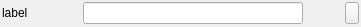
<?xml version="1.0" encoding="UTF-8"?>
<ui version="4.0">
 <class>QLabelEdit</class>
 <widget class="QWidget" name="QLabelEdit">
  <property name="geometry">
   <rect>
    <x>0</x>
    <y>0</y>
    <width>361</width>
    <height>27</height>
   </rect>
  </property>
  <property name="sizePolicy">
   <sizepolicy hsizetype="Preferred" vsizetype="Fixed">
    <horstretch>0</horstretch>
    <verstretch>0</verstretch>
   </sizepolicy>
  </property>
  <property name="windowTitle">
   <string>QLabelEdit</string>
  </property>
  <layout class="QHBoxLayout" name="horizontalLayout">
   <property name="spacing">
    <number>1</number>
   </property>
   <property name="leftMargin">
    <number>2</number>
   </property>
   <property name="topMargin">
    <number>2</number>
   </property>
   <property name="rightMargin">
    <number>2</number>
   </property>
   <property name="bottomMargin">
    <number>2</number>
   </property>
   <item>
    <widget class="QLabel" name="label">
     <property name="sizePolicy">
      <sizepolicy hsizetype="Preferred" vsizetype="Fixed">
       <horstretch>0</horstretch>
       <verstretch>0</verstretch>
      </sizepolicy>
     </property>
     <property name="minimumSize">
      <size>
       <width>80</width>
       <height>0</height>
      </size>
     </property>
     <property name="maximumSize">
      <size>
       <width>80</width>
       <height>16777215</height>
      </size>
     </property>
     <property name="text">
      <string>label</string>
     </property>
    </widget>
   </item>
   <item>
    <widget class="QLineEdit" name="lineEdit">
     <property name="sizePolicy">
      <sizepolicy hsizetype="Minimum" vsizetype="Fixed">
       <horstretch>1</horstretch>
       <verstretch>0</verstretch>
      </sizepolicy>
     </property>
     <property name="minimumSize">
      <size>
       <width>64</width>
       <height>0</height>
      </size>
     </property>
     <property name="maximumSize">
      <size>
       <width>16777215</width>
       <height>16777215</height>
      </size>
     </property>
    </widget>
   </item>
   <item>
    <widget class="QLabel" name="units">
     <property name="minimumSize">
      <size>
       <width>40</width>
       <height>0</height>
      </size>
     </property>
     <property name="maximumSize">
      <size>
       <width>40</width>
       <height>16777215</height>
      </size>
     </property>
     <property name="text">
      <string/>
     </property>
    </widget>
   </item>
   <item>
    <widget class="QPushButton" name="reset">
     <property name="minimumSize">
      <size>
       <width>14</width>
       <height>0</height>
      </size>
     </property>
     <property name="maximumSize">
      <size>
       <width>14</width>
       <height>16777215</height>
      </size>
     </property>
     <property name="text">
      <string/>
     </property>
    </widget>
   </item>
  </layout>
 </widget>
 <layoutdefault spacing="6" margin="11"/>
 <resources/>
 <connections/>
</ui>
